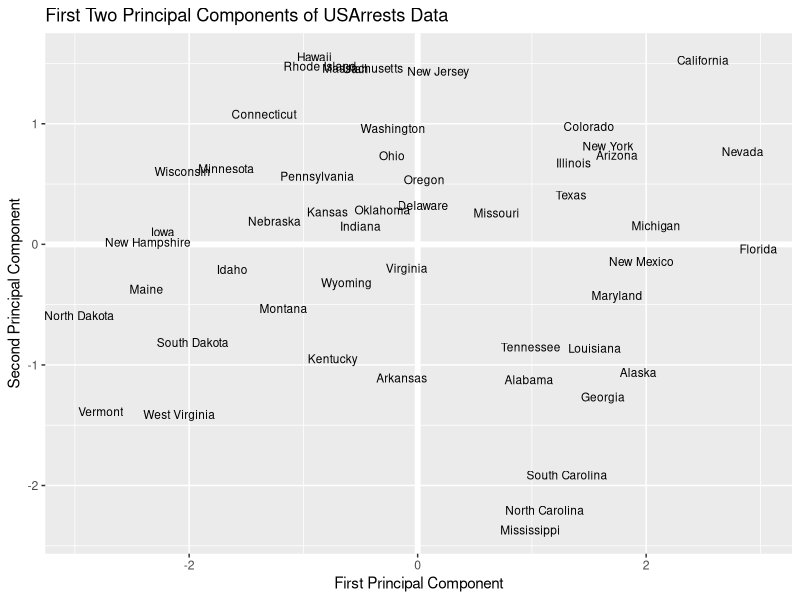

Recreate this plot in R. (Note: this script raises an error after producing the figure.)
# Age Vector
age <- c(25, 35, 50)

# Salary Vector
salary <- c(200000, 1200000, 2000000)

# Data frame created using age and salary
df <- data.frame( "Age" = age, "Salary" = salary, stringsAsFactors = FALSE)

#Display df
# Pay attention on how values for age and salary vary in different ranges
print(df)
View(df)


# THIS WAS THE TUTORIAL FOR NORMALIZATION ---------------

# We have to normalize the data

# 1.)
# Using the Min-Max Normalization 
# Data frame could be normalized using Min-Max normalization technique which is 
# specified by the following formula to be applied on each value of features to be normalized

# This is the equation for Min Max Normalization
# (X - min(X))/(max(X) - min(X))  
# This is equivalent to the following R function
normalize <- function(x) {
  return ((x - min(x)) / (max(x) - min(x)))
}

# This is how we apply the normalize function (This takes in the dataframe and the normalize function
# and apply the normalization for all the values of the dataframe th)
dfNorm <- as.data.frame(lapply(df, normalize))
View(dfNorm)

# 2.)
# Z-Score Standardization
# The drawback of Min Max Scalar is that it will also include outliers in a way that it will affect
# the normalization
# z-score standardization technique suits better
# n order to achieve z-score standardization, one could use R's built-in scale() function.

# dfNormZ <- as.data.frame( scale(df[1:2] ))
dfNormZ <- as.data.frame(scale(df))
View(dfNormZ)


# THIS SECTION OF THE TUTORIAL IS FOR THE PCA ANALYSIS PART

# This first exercise primarily leverages the USArrests data set that is built into R.
# This is a set that contains four variables that represent the number of arrests per 100,000 residents for Assault,
# Murder, and Rape in each of the fifty US states in 1973.
# The data set also contains the percentage of the population living in urban areas, UrbanPop.

library(tidyverse) # data manipulation and visualization (first load tidyverse and then rlang!)
library(gridExtra) # plot arrangement
library(ggplot2)   # for ggplot and qplot
library(rlang)     # is needed in tidyverse package

data("USArrests")
head(USArrests, 10)
view(head(USArrests, 10))

# Preparing the Data ------
# compute variance of each variable (getting the current variation)
# The second input here denotes whether we wish to compute the mean of the rows,
# 1, or the columns, 2. Here we are interested for the columns (attributes)
apply(USArrests, 2, var)

# Standardizing each variable will fix this issue

# create new data frame with centered variables
scaled_df <- apply(USArrests, 2, scale)
head(scaled_df)

# IMPORTANT ------

# In order to calculate principal components, we start by using the cov() 
# function to calculate the covariance matrix.

# Followed by the eigen command to calculate the eigenvalues of the matrix.

# Eigen produces an object that contains both the ordered eigenvalues ($values) 
# and the corresponding eigenvector matrix ($vectors).


# Calculate eigenvalues & eigenvectors
arrests.cov <- cov(scaled_df) # we calculate the covariance matrix.
arrests.eigen <- eigen(arrests.cov) 

print(arrests.eigen)
print(str(arrests.eigen))

## List of 2
## $ values : num [1:4] 2.48 0.99 0.357 0.173
## $ vectors: num [1:4, 1:4] -0.536 -0.583 -0.278 -0.543 0.418 ...

# For our example, we'll take the first two sets of loadings and store them in the matrix phi
# Extract the loadings
phi <- arrests.eigen$vectors[,1:2]
print(phi)

phi <- (-phi)
row.names(phi) <- c("Murder", "Assault", "UrbanPop", "Rape")
colnames(phi) <- c("PC1", "PC2")
view(phi)

# Calculate Principal Components scores
PC1 <- as.matrix(scaled_df) %*% phi[,1] # %*% in R does matrix multiplication
PC2 <- as.matrix(scaled_df) %*% phi[,2]

# Create data frame with Principal Components scores
PC <- data.frame(State = row.names(USArrests), PC1, PC2)
head(PC)
view(head(PC))


# Plot Principal Components for each State
ggplot(PC, aes(PC1, PC2)) +
  modelr::geom_ref_line(h = 0) +
  modelr::geom_ref_line(v = 0) +
  geom_text(aes(label = State), size = 3) +
  xlab("First Principal Component") +
  ylab("Second Principal Component") +
  ggtitle("First Two Principal Components of USArrests Data")
Because


PVE <- arrests.eigen$values / sum(arrests.eigen$values)
round(PVE, 2)


# PVE (aka scree) plot
PVEplot <- qplot(c(1:4), PVE) +
  geom_line() +
  xlab("Principal Component") +
  ylab("PVE") +
  ggtitle("Scree Plot") +
  ylim(0, 1)


# Cumulative PVE plot
cumPVE <- qplot(c(1:4), cumsum(PVE)) +
  geom_line() +
  xlab("Principal Component") +
  ylab(NULL) +
  ggtitle("Cumulative Scree Plot") +
  ylim(0,1)

grid.arrange(PVEplot, cumPVE, ncol = 2)


# -----------------------------------------------------------------------------
# Built in PCA Functions

